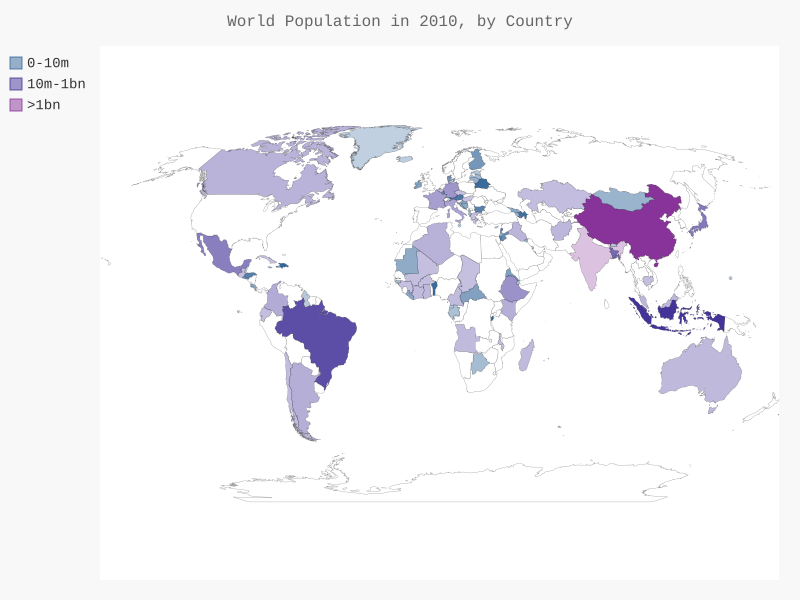

Recreate this plot in Python.
import json

import pygal
from pygal.style import LightColorizedStyle as LCS, RotateStyle as RS

from country_codes import get_country_code

# 将数据加载到一个列表中
filename = 'population_data.json'
with open(filename) as f:
    pop_data = json.load(f)

# 创建一个包含人口数量的字典
cc_populations = {}
for pop_dict in pop_data:
    if pop_dict['Year'] == '2010-09-21':
        country_name = pop_dict['Country Name']
        population = int(pop_dict['Value'])
        code = get_country_code(country_name)
        if code:
            cc_populations[code] = population

# 根据人口数量将所有的国家分成三组
cc_pops_1, cc_pops_2, cc_pops_3 = {}, {}, {}
for cc, pop in cc_populations.items():
    if pop < 10000000:
        cc_pops_1[cc] = pop
    elif pop < 1000000000:
        cc_pops_2[cc] = pop
    else:
        cc_pops_3[cc] = pop

# 看看每组包含多少个国家
print(len(cc_pops_1), len(cc_pops_2), len(cc_pops_3))

wm_style = RS('#336699', base_style=LCS)
wm = pygal.maps.world.World(style=wm_style)
wm.title = 'World Population in 2010, by Country'
wm.add('0-10m', cc_pops_1)
wm.add('10m-1bn', cc_pops_2)
wm.add('>1bn', cc_pops_3)

wm.render_to_file('world_population.svg')
